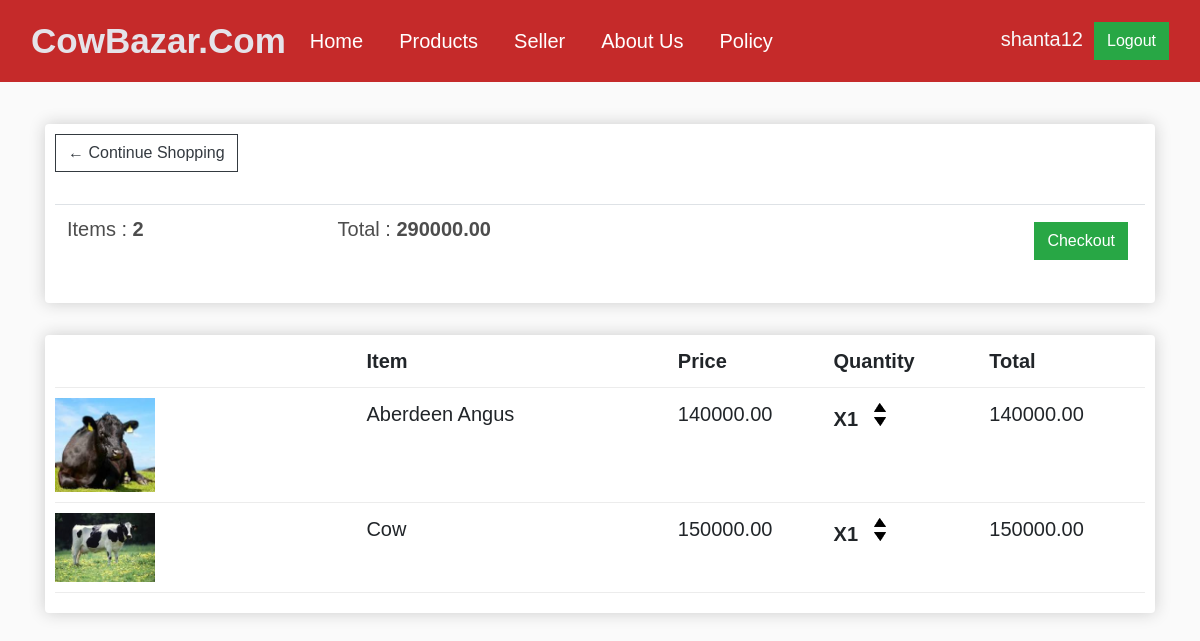
Before: /cart/ (signed in) with the older database file.
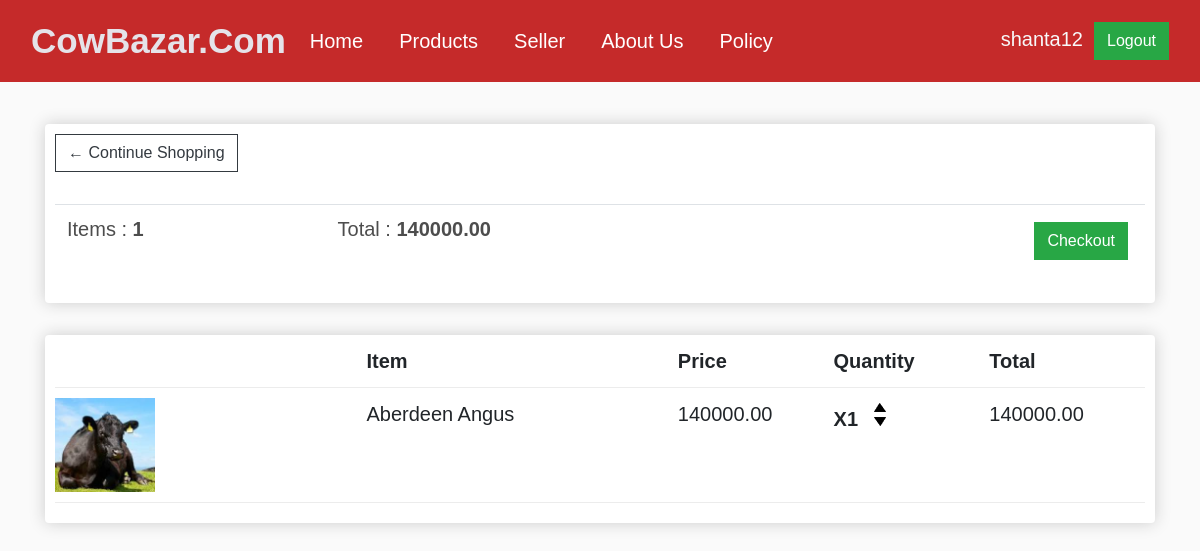
After: the same page with the newer database file.
### home/models.py (models this page shows, shortened)
class Animal(models.Model):
    user = models.ForeignKey(User, on_delete=models.SET_NULL, null=True, blank=True)
    Animal_name = models.CharField(max_length=100)
    Animal_Weight = models.DecimalField(max_digits=10, decimal_places=2)
    Animal_Prize = models.DecimalField(max_digits=10, decimal_places=2)
    Animal_Farm = models.CharField(max_length=100, default='Unknown')
    Animal_color = models.CharField(max_length=100, default='Unknown')
    Animal_description = models.TextField()
    Animal_image = models.ImageField(upload_to='animal_images', default='')
    quantity = models.PositiveIntegerField(default=1)

### home/views.py (the view)
# urls.py: path('cart/', views.cart, name='cart'),
@login_required(login_url="/login/")
def cart(request):
    try:
        customer = request.user.customer
    except Customer.DoesNotExist:
        customer = None
    animals = Animal.objects.all()
    total_price = sum(animal.Animal_Prize for animal in animals)
    return render(request, 'cart.html', {'customer': customer, 'animals': animals, 'total_price': total_price})

### home/templates/cart.html
{% extends "base.html" %}
{% load static %}
{% block start %}
<div class="row">
  <div class="col-lg-12">
    <div class="box-element">
      <a class="btn btn-outline-dark" href="{% url 'home' %}">&#x2190; Continue Shopping</a>
      <br />
      <br />
      <table class="table">
        <tr>
          <th>
            <h5>Items : <strong>{{ animals|length }}</strong></h5>
          </th>
          <th>
            <h5>Total : <strong>{{ total_price }}</strong></h5>
          </th>
          <th>
            <a style="float: right; margin: 5px" class="btn btn-success" href="{% url 'checkout' %}">Checkout</a>
          </th>
        </tr>
      </table>
    </div>
    <br />
    <div class="box-element">
      <div class="cart-row">
        <div style="flex: 2"></div>
        <div style="flex: 2"><strong>Item</strong></div>
        <div style="flex: 1"><strong>Price</strong></div>
        <div style="flex: 1"><strong>Quantity</strong></div>
        <div style="flex: 1"><strong>Total</strong></div>
      </div>
      {% for animal in animals %}
      <div class="cart-row" style="display: flex; justify-content: flex-start">
        <div style="flex: 2">
          <img src="{{ animal.Animal_image.url }}" class="row-image">
        </div>
        <div style="flex: 2">{{ animal.Animal_name }}</div>
        <div style="flex: 1">{{ animal.Animal_Prize }}</div>
        <div style="flex: 1">
          <p class="quantity">X{{ animal.quantity }}</p>
          <div class="quantity">
            <img class="chg-quantity" src="{% static 'images/down.png' %}" />
            <img class="chg-quantity" src="{% static 'images/up.png' %}" />
          </div>
        </div>
        <div style="flex: 1">{{ animal.Animal_Prize }}</div>
      </div>
      {% endfor %}
    </div>
  </div>
</div>
{% endblock %}

Changed rows visible on the page:
removed Animal: Animal_image (picture), Animal_name "Cow", Animal_Prize "150000.00", quantity "1"
Other visible differences:
{{ animals|length }}: "2" → "1"
{{ total_price }}: "290000.00" → "140000.00"
